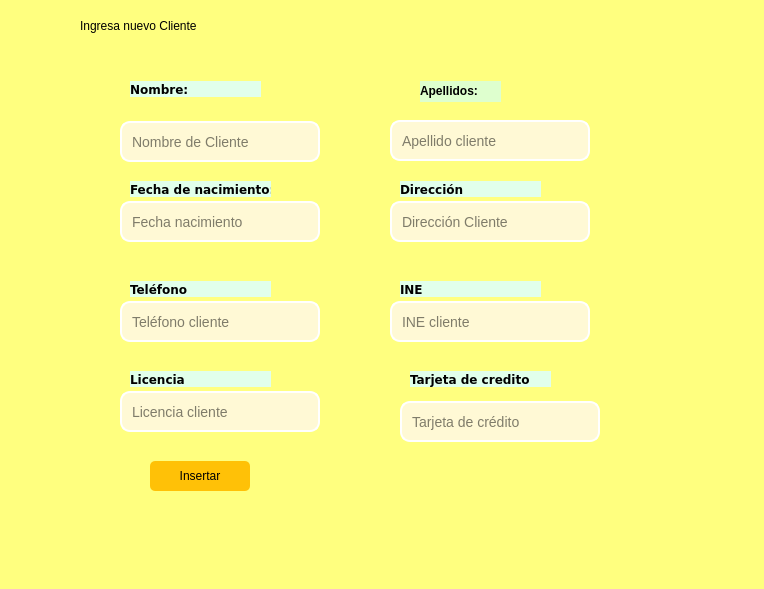
<?xml version="1.0" encoding="UTF-8"?>
<ui version="4.0">
 <class>InsertWindow</class>
 <widget class="QWidget" name="InsertWindow">
  <property name="geometry">
   <rect>
    <x>0</x>
    <y>0</y>
    <width>764</width>
    <height>589</height>
   </rect>
  </property>
  <property name="windowTitle">
   <string>Insertar Cliente</string>
  </property>
  <property name="styleSheet">
   <string notr="true">background-color: rgb(255, 255, 127);

</string>
  </property>
  <widget class="QLineEdit" name="input_nombre">
   <property name="geometry">
    <rect>
     <x>120</x>
     <y>121</y>
     <width>200</width>
     <height>41</height>
    </rect>
   </property>
   <property name="styleSheet">
    <string notr="true">QLineEdit {
          border: 2px solid #ffffff;
          border-radius: 10px;
          padding: 8px;
          font-size: 14px;
          background-color: rgb(255, 249, 213);
      }</string>
   </property>
   <property name="placeholderText">
    <string>Nombre de Cliente</string>
   </property>
  </widget>
  <widget class="QPushButton" name="btn_insertar">
   <property name="geometry">
    <rect>
     <x>150</x>
     <y>461</y>
     <width>100</width>
     <height>30</height>
    </rect>
   </property>
   <property name="styleSheet">
    <string notr="true">QPushButton {
        background-color: #FFC107;
        color: black;
        border: none;
        border-radius: 5px;
        padding: 10px;
      }</string>
   </property>
   <property name="text">
    <string>Insertar</string>
   </property>
  </widget>
  <widget class="QLabel" name="label">
   <property name="geometry">
    <rect>
     <x>60</x>
     <y>61</y>
     <width>661</width>
     <height>521</height>
    </rect>
   </property>
   <property name="text">
    <string/>
   </property>
   <property name="pixmap">
    <pixmap>fondo.jpg</pixmap>
   </property>
   <property name="scaledContents">
    <bool>true</bool>
   </property>
  </widget>
  <widget class="QLabel" name="label_2">
   <property name="geometry">
    <rect>
     <x>130</x>
     <y>81</y>
     <width>131</width>
     <height>16</height>
    </rect>
   </property>
   <property name="font">
    <font>
     <family>Verdana</family>
     <weight>75</weight>
     <bold>true</bold>
    </font>
   </property>
   <property name="styleSheet">
    <string notr="true">background-color: rgb(225, 255, 235);</string>
   </property>
   <property name="text">
    <string>Nombre:</string>
   </property>
  </widget>
  <widget class="QLabel" name="label_3">
   <property name="geometry">
    <rect>
     <x>420</x>
     <y>81</y>
     <width>81</width>
     <height>21</height>
    </rect>
   </property>
   <property name="font">
    <font>
     <weight>50</weight>
     <italic>true</italic>
     <bold>false</bold>
    </font>
   </property>
   <property name="styleSheet">
    <string notr="true">background-color: rgb(222, 255, 206);</string>
   </property>
   <property name="text">
    <string>&lt;html&gt;&lt;head/&gt;&lt;body&gt;&lt;p&gt;&lt;span style=&quot; font-weight:600; font-style:normal;&quot;&gt;Apellidos: &lt;/span&gt;&lt;/p&gt;&lt;/body&gt;&lt;/html&gt;</string>
   </property>
   <property name="scaledContents">
    <bool>false</bool>
   </property>
  </widget>
  <widget class="QLineEdit" name="input_fecha">
   <property name="geometry">
    <rect>
     <x>120</x>
     <y>201</y>
     <width>200</width>
     <height>41</height>
    </rect>
   </property>
   <property name="styleSheet">
    <string notr="true">QLineEdit {
          border: 2px solid #ffffff;
          border-radius: 10px;
          padding: 8px;
          font-size: 14px;
          background-color: rgb(255, 249, 213);
      }</string>
   </property>
   <property name="text">
    <string/>
   </property>
   <property name="placeholderText">
    <string>Fecha nacimiento</string>
   </property>
  </widget>
  <widget class="QLabel" name="label_4">
   <property name="geometry">
    <rect>
     <x>130</x>
     <y>181</y>
     <width>141</width>
     <height>16</height>
    </rect>
   </property>
   <property name="font">
    <font>
     <family>Verdana</family>
     <weight>75</weight>
     <bold>true</bold>
    </font>
   </property>
   <property name="styleSheet">
    <string notr="true">background-color: rgb(225, 255, 235);</string>
   </property>
   <property name="text">
    <string>Fecha de nacimiento:</string>
   </property>
  </widget>
  <widget class="QLabel" name="label_5">
   <property name="geometry">
    <rect>
     <x>400</x>
     <y>181</y>
     <width>141</width>
     <height>16</height>
    </rect>
   </property>
   <property name="font">
    <font>
     <family>Verdana</family>
     <weight>75</weight>
     <bold>true</bold>
    </font>
   </property>
   <property name="styleSheet">
    <string notr="true">background-color: rgb(225, 255, 235);</string>
   </property>
   <property name="text">
    <string>Dirección</string>
   </property>
  </widget>
  <widget class="QLineEdit" name="input_direccion">
   <property name="geometry">
    <rect>
     <x>390</x>
     <y>201</y>
     <width>200</width>
     <height>41</height>
    </rect>
   </property>
   <property name="styleSheet">
    <string notr="true">QLineEdit {
          border: 2px solid #ffffff;
          border-radius: 10px;
          padding: 8px;
          font-size: 14px;
          background-color: rgb(255, 249, 213);
      }</string>
   </property>
   <property name="text">
    <string/>
   </property>
   <property name="placeholderText">
    <string>Dirección Cliente</string>
   </property>
  </widget>
  <widget class="QLabel" name="label_6">
   <property name="geometry">
    <rect>
     <x>130</x>
     <y>281</y>
     <width>141</width>
     <height>16</height>
    </rect>
   </property>
   <property name="font">
    <font>
     <family>Verdana</family>
     <weight>75</weight>
     <bold>true</bold>
    </font>
   </property>
   <property name="styleSheet">
    <string notr="true">background-color: rgb(225, 255, 235);</string>
   </property>
   <property name="text">
    <string>Teléfono</string>
   </property>
  </widget>
  <widget class="QLabel" name="label_7">
   <property name="geometry">
    <rect>
     <x>400</x>
     <y>281</y>
     <width>141</width>
     <height>16</height>
    </rect>
   </property>
   <property name="font">
    <font>
     <family>Verdana</family>
     <weight>75</weight>
     <bold>true</bold>
    </font>
   </property>
   <property name="styleSheet">
    <string notr="true">background-color: rgb(225, 255, 235);</string>
   </property>
   <property name="text">
    <string>INE</string>
   </property>
  </widget>
  <widget class="QLineEdit" name="input_telefono">
   <property name="geometry">
    <rect>
     <x>120</x>
     <y>301</y>
     <width>200</width>
     <height>41</height>
    </rect>
   </property>
   <property name="styleSheet">
    <string notr="true">QLineEdit {
          border: 2px solid #ffffff;
          border-radius: 10px;
          padding: 8px;
          font-size: 14px;
          background-color: rgb(255, 249, 213);
      }</string>
   </property>
   <property name="text">
    <string/>
   </property>
   <property name="placeholderText">
    <string>Teléfono cliente</string>
   </property>
  </widget>
  <widget class="QLineEdit" name="input_ine">
   <property name="geometry">
    <rect>
     <x>390</x>
     <y>301</y>
     <width>200</width>
     <height>41</height>
    </rect>
   </property>
   <property name="styleSheet">
    <string notr="true">QLineEdit {
          border: 2px solid #ffffff;
          border-radius: 10px;
          padding: 8px;
          font-size: 14px;
          background-color: rgb(255, 249, 213);
      }</string>
   </property>
   <property name="text">
    <string/>
   </property>
   <property name="placeholderText">
    <string>INE cliente</string>
   </property>
  </widget>
  <widget class="QLabel" name="label_8">
   <property name="geometry">
    <rect>
     <x>130</x>
     <y>371</y>
     <width>141</width>
     <height>16</height>
    </rect>
   </property>
   <property name="font">
    <font>
     <family>Verdana</family>
     <weight>75</weight>
     <bold>true</bold>
    </font>
   </property>
   <property name="styleSheet">
    <string notr="true">background-color: rgb(225, 255, 235);</string>
   </property>
   <property name="text">
    <string>Licencia</string>
   </property>
  </widget>
  <widget class="QLabel" name="label_9">
   <property name="geometry">
    <rect>
     <x>410</x>
     <y>371</y>
     <width>141</width>
     <height>16</height>
    </rect>
   </property>
   <property name="font">
    <font>
     <family>Verdana</family>
     <weight>75</weight>
     <bold>true</bold>
    </font>
   </property>
   <property name="styleSheet">
    <string notr="true">background-color: rgb(225, 255, 235);</string>
   </property>
   <property name="text">
    <string>Tarjeta de credito</string>
   </property>
  </widget>
  <widget class="QLineEdit" name="input_licencia">
   <property name="geometry">
    <rect>
     <x>120</x>
     <y>391</y>
     <width>200</width>
     <height>41</height>
    </rect>
   </property>
   <property name="styleSheet">
    <string notr="true">QLineEdit {
          border: 2px solid #ffffff;
          border-radius: 10px;
          padding: 8px;
          font-size: 14px;
          background-color: rgb(255, 249, 213);
      }</string>
   </property>
   <property name="text">
    <string/>
   </property>
   <property name="placeholderText">
    <string>Licencia cliente</string>
   </property>
  </widget>
  <widget class="QLineEdit" name="input_tarjeta">
   <property name="geometry">
    <rect>
     <x>400</x>
     <y>401</y>
     <width>200</width>
     <height>41</height>
    </rect>
   </property>
   <property name="styleSheet">
    <string notr="true">QLineEdit {
          border: 2px solid #ffffff;
          border-radius: 10px;
          padding: 8px;
          font-size: 14px;
          background-color: rgb(255, 249, 213);
      }</string>
   </property>
   <property name="text">
    <string/>
   </property>
   <property name="placeholderText">
    <string>Tarjeta de crédito</string>
   </property>
  </widget>
  <widget class="QLineEdit" name="input_apellidos">
   <property name="geometry">
    <rect>
     <x>390</x>
     <y>120</y>
     <width>200</width>
     <height>41</height>
    </rect>
   </property>
   <property name="styleSheet">
    <string notr="true">QLineEdit {
          border: 2px solid #ffffff;
          border-radius: 10px;
          padding: 8px;
          font-size: 14px;
          background-color: rgb(255, 249, 213);
      }</string>
   </property>
   <property name="placeholderText">
    <string>Apellido cliente</string>
   </property>
  </widget>
  <widget class="QLabel" name="label_10">
   <property name="geometry">
    <rect>
     <x>80</x>
     <y>0</y>
     <width>331</width>
     <height>51</height>
    </rect>
   </property>
   <property name="styleSheet">
    <string notr="true">
font: 75 22pt &quot;MS Shell Dlg 2&quot;;</string>
   </property>
   <property name="text">
    <string>Ingresa nuevo Cliente</string>
   </property>
  </widget>
  <zorder>label</zorder>
  <zorder>input_nombre</zorder>
  <zorder>btn_insertar</zorder>
  <zorder>label_2</zorder>
  <zorder>label_3</zorder>
  <zorder>input_fecha</zorder>
  <zorder>label_4</zorder>
  <zorder>label_5</zorder>
  <zorder>input_direccion</zorder>
  <zorder>label_6</zorder>
  <zorder>label_7</zorder>
  <zorder>input_telefono</zorder>
  <zorder>input_ine</zorder>
  <zorder>label_8</zorder>
  <zorder>label_9</zorder>
  <zorder>input_licencia</zorder>
  <zorder>input_tarjeta</zorder>
  <zorder>input_apellidos</zorder>
  <zorder>label_10</zorder>
 </widget>
 <resources/>
 <connections/>
</ui>
